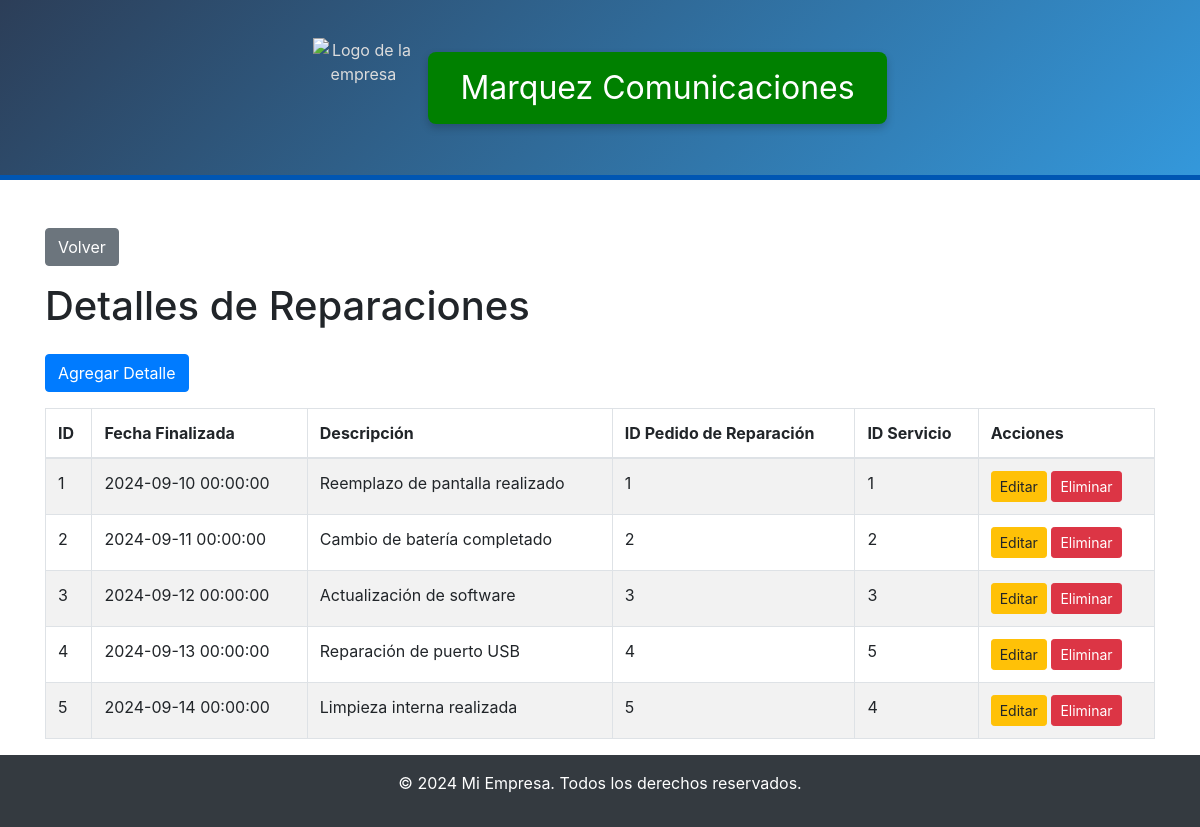
Screenshot of /administrador/detalle_reparaciones/index.php with the database file from the repository.
### tables this page shows
CREATE TABLE `detalle_reparaciones` (
  `id_detalle_reparaciones` int(11) NOT NULL,
  `fecha_finalizada` datetime NOT NULL,
  `descripcion` varchar(205) NOT NULL,
  `id_pedidos_de_reparacion` int(11) NOT NULL,
  `id_servicios` int(11) NOT NULL
);

### administrador/detalle_reparaciones/index.php (the view, shortened to what this page needs)
<?php
include '../../base_datos/db.php';
$query = "SELECT * FROM detalle_reparaciones";
$result = mysqli_query($conn, $query);
?>
<?php include('../../includes/header.php'); ?>
<div class="container mt-5">
    <a href="../administrador.php" class="btn btn-secondary mb-3">Volver</a>
    <h1 class="mb-4">Detalles de Reparaciones</h1>
    <a href="create.php" class="btn btn-primary mb-3">Agregar Detalle</a>
    <table class="table table-striped table-bordered">
        <thead>
            <tr>
                <th>ID</th>
                <th>Fecha Finalizada</th>
                <th>Descripción</th>
                <th>ID Pedido de Reparación</th>
                <th>ID Servicio</th>
                <th>Acciones</th>
            </tr>
        </thead>
        <tbody>
            <?php while ($row = mysqli_fetch_assoc($result)) { ?>
            <tr>
                <td><?php echo htmlspecialchars($row['id_detalle_reparaciones']); ?></td>
                <td><?php echo htmlspecialchars($row['fecha_finalizada']); ?></td>
                <td><?php echo htmlspecialchars($row['descripcion']); ?></td>
                <td><?php echo htmlspecialchars($row['id_pedidos_de_reparacion']); ?></td>
                <td><?php echo htmlspecialchars($row['id_servicios']); ?></td>
                <td>
                    <a href="edit.php?id=<?php echo htmlspecialchars($row['id_detalle_reparaciones']); ?>" class="btn btn-warning btn-sm">Editar</a>
                    <a href="delete.php?id=<?php echo htmlspecialchars($row['id_detalle_reparaciones']); ?>" class="btn btn-danger btn-sm">Eliminar</a>
                </td>
            </tr>
            <?php } ?>
        </tbody>
    </table>
</div>
<?php include('../../includes/footer.php'); ?>

### includes/header.php (style rules this page uses)
body { padding-top: 180px; }

### rows the page displays
detalle_reparaciones: id_detalle_reparaciones "1", fecha_finalizada "2024-09-10 00:00:00", descripcion "Reemplazo de pantalla realizado", id_pedidos_de_reparacion "1", id_servicios "1"
detalle_reparaciones: id_detalle_reparaciones "2", fecha_finalizada "2024-09-11 00:00:00", descripcion "Cambio de batería completado", id_pedidos_de_reparacion "2", id_servicios "2"
detalle_reparaciones: id_detalle_reparaciones "3", fecha_finalizada "2024-09-12 00:00:00", descripcion "Actualización de software", id_pedidos_de_reparacion "3", id_servicios "3"
detalle_reparaciones: id_detalle_reparaciones "4", fecha_finalizada "2024-09-13 00:00:00", descripcion "Reparación de puerto USB", id_pedidos_de_reparacion "4", id_servicios "5"
detalle_reparaciones: id_detalle_reparaciones "5", fecha_finalizada "2024-09-14 00:00:00", descripcion "Limpieza interna realizada", id_pedidos_de_reparacion "5", id_servicios "4"
